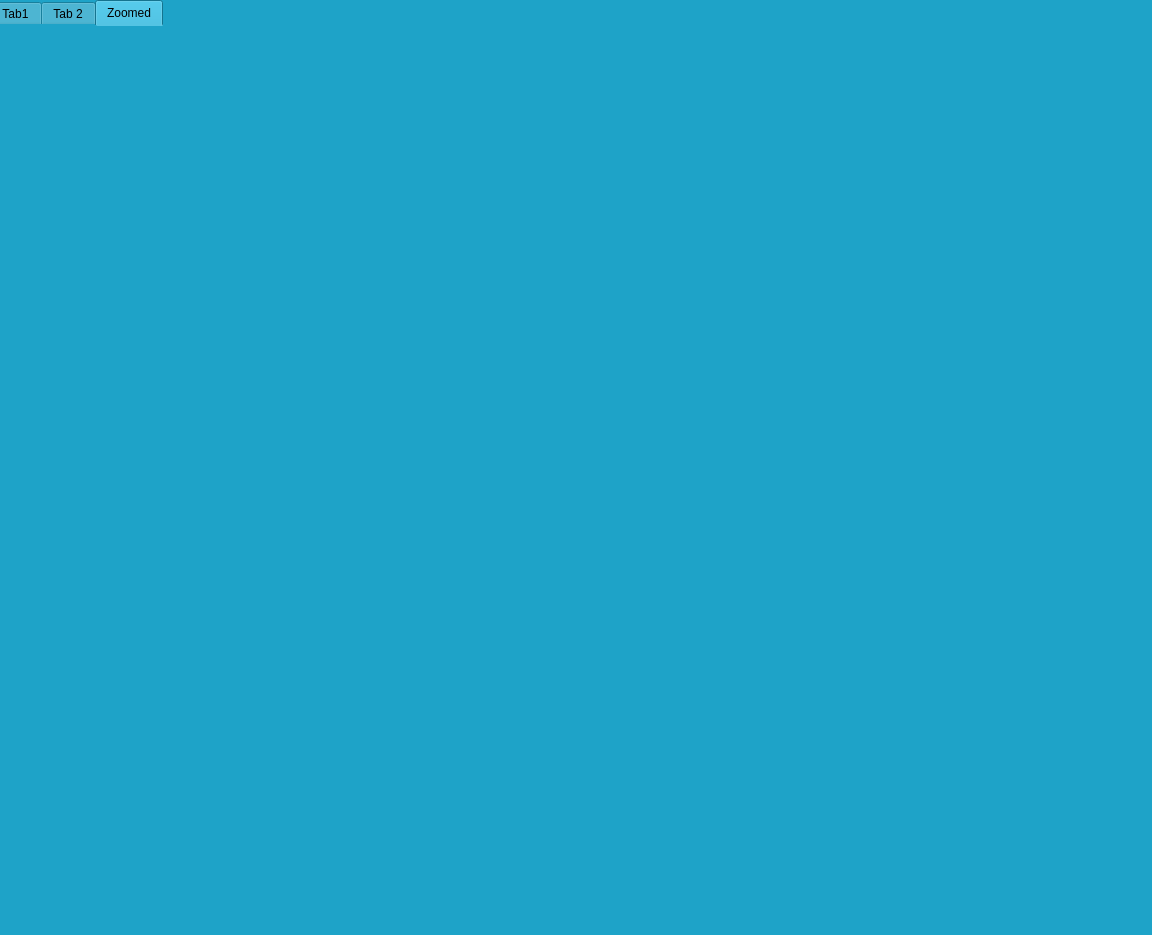
<?xml version="1.0" encoding="UTF-8"?>
<ui version="4.0">
 <class>MainWindow</class>
 <widget class="QMainWindow" name="MainWindow">
  <property name="geometry">
   <rect>
    <x>0</x>
    <y>0</y>
    <width>1152</width>
    <height>935</height>
   </rect>
  </property>
  <property name="windowTitle">
   <string>MainWindow</string>
  </property>
  <property name="layoutDirection">
   <enum>Qt::LeftToRight</enum>
  </property>
  <property name="styleSheet">
   <string notr="true">color: rgb(170, 85, 0);
background-color: rgb(30, 163, 200);
background-image: url(&quot;E:/Year3 Term1/Image processing/Task2/canvas.png&quot;);</string>
  </property>
  <widget class="QWidget" name="centralwidget">
   <widget class="QTabWidget" name="tabWidget">
    <property name="geometry">
     <rect>
      <x>-10</x>
      <y>0</y>
      <width>1191</width>
      <height>931</height>
     </rect>
    </property>
    <property name="toolTip">
     <string>&lt;html&gt;&lt;head/&gt;&lt;body&gt;&lt;p&gt;Zoom&lt;/p&gt;&lt;/body&gt;&lt;/html&gt;</string>
    </property>
    <property name="styleSheet">
     <string notr="true">border-color: qconicalgradient(cx:0, cy:0, angle:135, stop:0 rgba(255, 255, 0, 69), stop:0.375 rgba(255, 255, 0, 69), stop:0.423533 rgba(251, 255, 0, 145), stop:0.45 rgba(247, 255, 0, 208), stop:0.477581 rgba(255, 244, 71, 130), stop:0.518717 rgba(255, 218, 71, 130), stop:0.55 rgba(255, 255, 0, 255), stop:0.57754 rgba(255, 203, 0, 130), stop:0.625 rgba(255, 255, 0, 69), stop:1 rgba(255, 255, 0, 69));
color: rgb(0, 0, 0);
gridline-color: rgb(255, 170, 255);
</string>
    </property>
    <property name="currentIndex">
     <number>2</number>
    </property>
    <widget class="QWidget" name="tab_3">
     <attribute name="title">
      <string>Tab1</string>
     </attribute>
     <widget class="QLabel" name="Image">
      <property name="geometry">
       <rect>
        <x>20</x>
        <y>70</y>
        <width>731</width>
        <height>511</height>
       </rect>
      </property>
      <property name="text">
       <string/>
      </property>
      <property name="alignment">
       <set>Qt::AlignCenter</set>
      </property>
     </widget>
     <widget class="QLabel" name="Info">
      <property name="geometry">
       <rect>
        <x>800</x>
        <y>20</y>
        <width>291</width>
        <height>681</height>
       </rect>
      </property>
      <property name="styleSheet">
       <string notr="true">font: 14pt &quot;MS Shell Dlg 2&quot;;
color: rgb(0, 0, 0);</string>
      </property>
      <property name="text">
       <string/>
      </property>
     </widget>
     <widget class="QPushButton" name="Browse">
      <property name="geometry">
       <rect>
        <x>160</x>
        <y>690</y>
        <width>271</width>
        <height>51</height>
       </rect>
      </property>
      <property name="styleSheet">
       <string notr="true">font: 14pt &quot;MS Shell Dlg 2&quot;;
font: 14pt &quot;MS Shell Dlg 2&quot;;
background-color: rgb(0, 170, 255);</string>
      </property>
      <property name="text">
       <string>Browse Image</string>
      </property>
     </widget>
     <widget class="QLineEdit" name="ZoomFactor">
      <property name="geometry">
       <rect>
        <x>110</x>
        <y>760</y>
        <width>361</width>
        <height>41</height>
       </rect>
      </property>
      <property name="styleSheet">
       <string notr="true">background-color: rgb(85, 170, 255);
font: 14pt &quot;MS Shell Dlg 2&quot;;</string>
      </property>
      <property name="text">
       <string>Click here and choose zoom factor</string>
      </property>
     </widget>
     <widget class="QPushButton" name="KNNBtn">
      <property name="geometry">
       <rect>
        <x>550</x>
        <y>760</y>
        <width>171</width>
        <height>41</height>
       </rect>
      </property>
      <property name="styleSheet">
       <string notr="true">font: 14pt &quot;MS Shell Dlg 2&quot;;
font: 14pt &quot;MS Shell Dlg 2&quot;;
background-color: rgb(0, 170, 255);</string>
      </property>
      <property name="text">
       <string>KNN</string>
      </property>
     </widget>
     <widget class="QPushButton" name="BilinearBtn">
      <property name="geometry">
       <rect>
        <x>770</x>
        <y>760</y>
        <width>171</width>
        <height>41</height>
       </rect>
      </property>
      <property name="styleSheet">
       <string notr="true">font: 14pt &quot;MS Shell Dlg 2&quot;;
font: 14pt &quot;MS Shell Dlg 2&quot;;
background-color: rgb(0, 170, 255);</string>
      </property>
      <property name="text">
       <string>Bilinear</string>
      </property>
     </widget>
    </widget>
    <widget class="QWidget" name="tab_2">
     <attribute name="title">
      <string>Tab 2</string>
     </attribute>
     <widget class="QLabel" name="Tab2Label">
      <property name="geometry">
       <rect>
        <x>30</x>
        <y>50</y>
        <width>721</width>
        <height>521</height>
       </rect>
      </property>
      <property name="styleSheet">
       <string notr="true">border-color: rgb(0, 255, 255);</string>
      </property>
      <property name="text">
       <string/>
      </property>
     </widget>
     <widget class="QSplitter" name="splitter">
      <property name="geometry">
       <rect>
        <x>810</x>
        <y>170</y>
        <width>221</width>
        <height>131</height>
       </rect>
      </property>
      <property name="orientation">
       <enum>Qt::Vertical</enum>
      </property>
      <widget class="QPushButton" name="GenerateBtn">
       <property name="styleSheet">
        <string notr="true">font: 14pt &quot;MS Shell Dlg 2&quot;;
background-color: rgb(170, 255, 255);</string>
       </property>
       <property name="text">
        <string>Generate</string>
       </property>
      </widget>
      <widget class="QPushButton" name="ShowPixels">
       <property name="styleSheet">
        <string notr="true">font: 14pt &quot;MS Shell Dlg 2&quot;;
background-color: rgb(170, 255, 255);</string>
       </property>
       <property name="text">
        <string>Show Pixels</string>
       </property>
      </widget>
     </widget>
    </widget>
    <widget class="QWidget" name="tab">
     <attribute name="title">
      <string>Zoomed</string>
     </attribute>
     <widget class="QLabel" name="ZoomLabel">
      <property name="geometry">
       <rect>
        <x>20</x>
        <y>20</y>
        <width>1441</width>
        <height>851</height>
       </rect>
      </property>
      <property name="text">
       <string/>
      </property>
     </widget>
    </widget>
   </widget>
  </widget>
  <widget class="QStatusBar" name="statusbar"/>
 </widget>
 <resources/>
 <connections/>
</ui>
